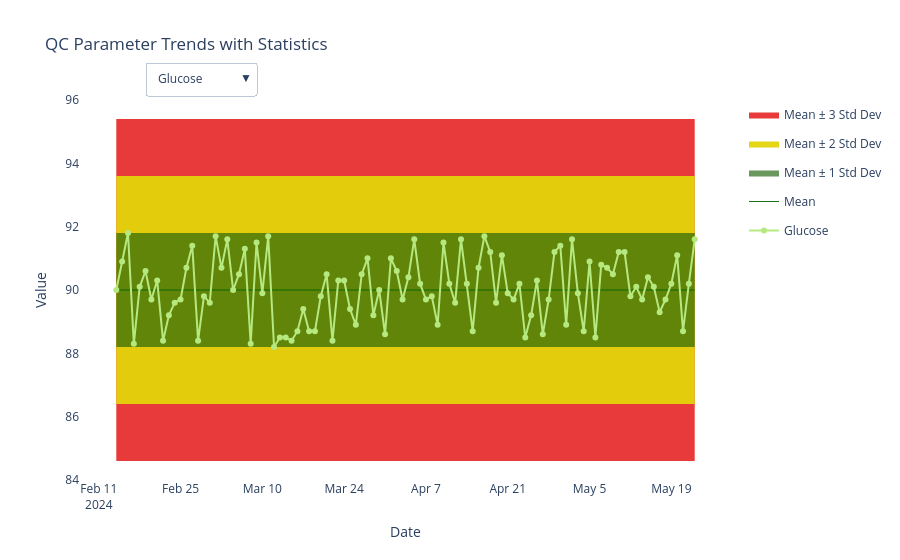

The notebook cell saved with this chart:
### Code cell
#load qc file
stats_df = load_stats("qc_1.xlsx")
data = generate_data(stats_df, 100)
# Build DataFrame
df = build_df(data, "02/14/2024")
# Plot graph
fig = plot_graph(df,stats_df)
fig.show()
